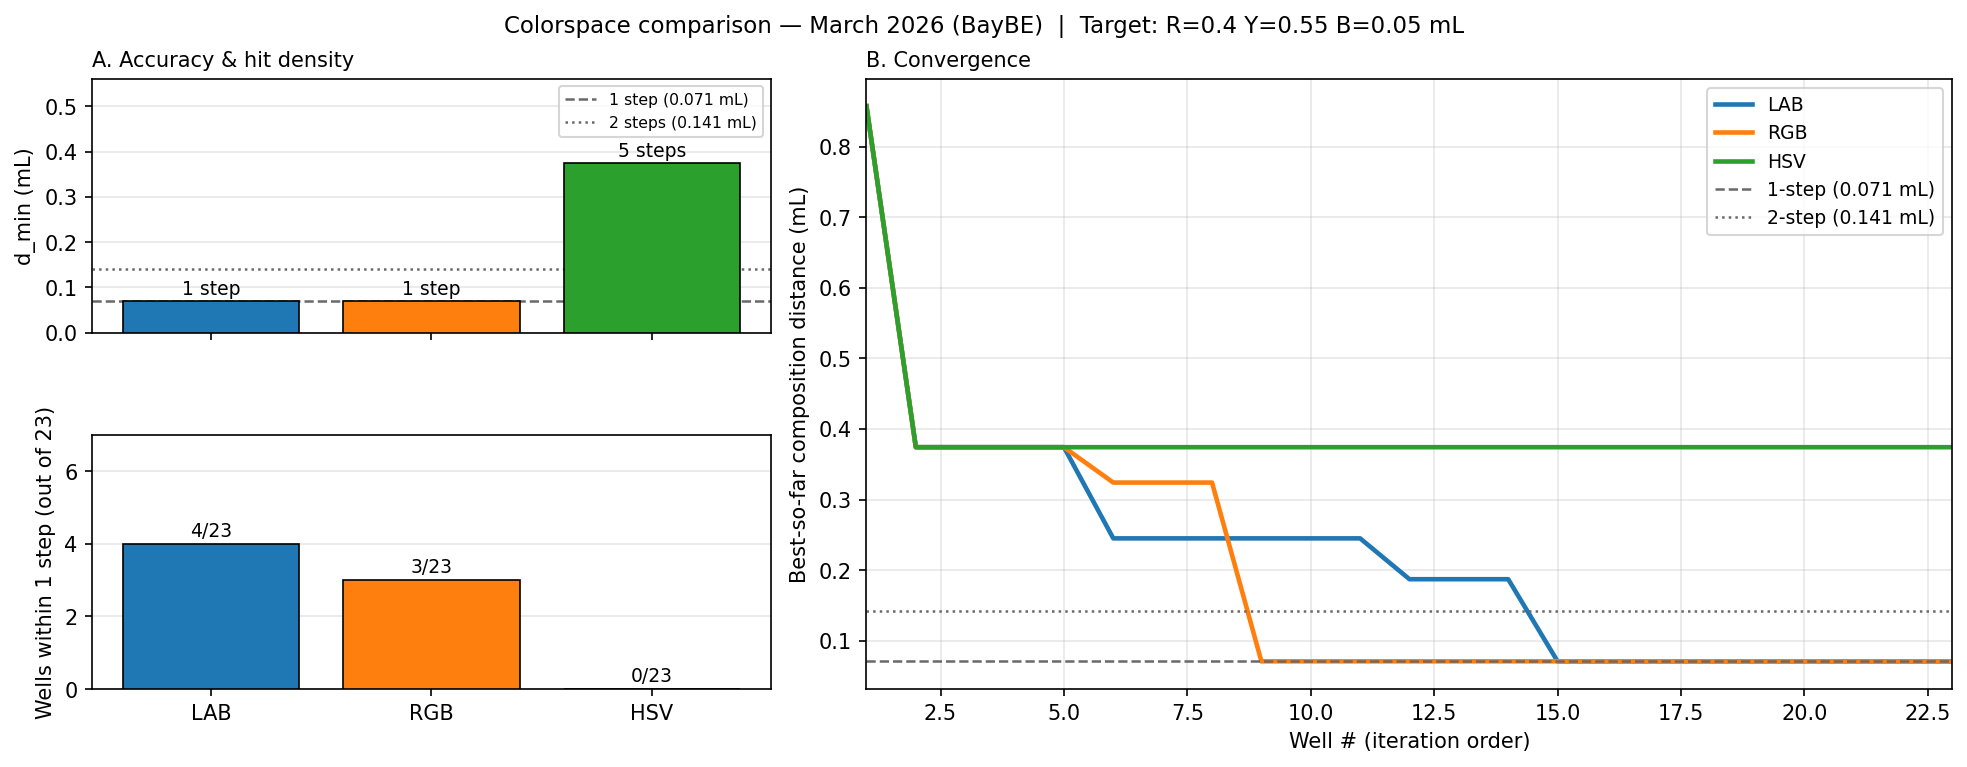

The Python source for this figure:
"""
Colorspace comparison for March 2026 color-matching runs — LAB / RGB / HSV only.

All three use BayBE optimizer, same target recipe:
  Target recipe: R=0.40 mL, Y=0.55 mL, B=0.05 mL
"""

import pandas as pd
import numpy as np
import pathlib
import matplotlib.pyplot as plt
import sys
sys.stdout.reconfigure(encoding="utf-8")

ROOT = pathlib.Path(r"C:\Users\owenm\OneDrive\Desktop\Master Budget Dispenser\actuator-dispenser")
BASE = ROOT / "output" / "color_matching_workflow" / "Color_Matching_BO_March2026"
OUT  = ROOT / "output" / "color_matching_workflow" / "analysis"

TARGET_R, TARGET_Y, TARGET_B = 0.40, 0.55, 0.05

STEP = 0.05
D1   = np.sqrt(2) * STEP
D2   = np.sqrt(2) * 2 * STEP
TIE_TOL = 1e-4

runs = [
    ("20260320_081432_LAB",                  "LAB"),
    ("20260320_102831_RGB",                  "RGB"),
    ("20260320_123918_HSV_No_AllWells_Photo", "HSV"),
]

COLORS = {"LAB": "#1f77b4", "RGB": "#ff7f0e", "HSV": "#2ca02c"}


def steps_from_d(d):
    return d / (np.sqrt(2) * STEP)


# ── collect per-run stats ──────────────────────────────────────────────────────
results = []
run_dfs = {}

for folder, label in runs:
    df   = pd.read_csv(BASE / folder / "color_matching_results.csv")
    data = df[df["well"] != "Target"].copy()
    data["well_num"] = pd.to_numeric(data["well"], errors="coerce")
    data = data.dropna(subset=["well_num"]).sort_values("well_num").reset_index(drop=True)

    data["d_input"] = np.sqrt(
        (data["R_volume_ml"] - TARGET_R)**2 +
        (data["Y_volume_ml"] - TARGET_Y)**2 +
        (data["B_volume_ml"] - TARGET_B)**2
    )

    n_total = len(data)
    d_min   = data["d_input"].min()
    n_hits1 = (data["d_input"] <= D1 + 1e-9).sum()
    n_hits2 = (data["d_input"] <= D2 + 1e-9).sum()

    best_obj_idx  = data["output"].idxmin()
    best_obj_row  = data.loc[best_obj_idx]
    best_obj_d    = best_obj_row["d_input"]

    global_best_obj  = data["output"].min()
    data["run_min"]  = data["output"].expanding().min()
    first_found_iter = int(data.loc[(data["run_min"] <= global_best_obj + 1e-9).idxmax(), "well_num"])

    hits1_mask       = data["d_input"] <= D1 + 1e-9
    first_1step_iter = int(data.loc[hits1_mask, "well_num"].min()) if hits1_mask.any() else None

    best_d_row = data.loc[data["d_input"].idxmin()]

    tied_mask   = data["d_input"] <= d_min + TIE_TOL
    n_tied      = int(tied_mask.sum())
    obj_correct = best_obj_d <= d_min + TIE_TOL
    steps_obj   = steps_from_d(best_obj_d)
    steps_best  = steps_from_d(d_min)
    steps_gap   = steps_obj - steps_best

    if obj_correct:
        alignment_str = f"YES — picked 1 of {n_tied} tied well(s) at {steps_best:.1f} steps"
    else:
        alignment_str = (
            f"NO  — objective picked {steps_obj:.1f} steps; "
            f"true best was {steps_best:.1f} steps ({steps_gap:+.1f} gap); "
            f"{n_tied} well(s) tied at best"
        )

    results.append({
        "label":            label,
        "n_total":          n_total,
        "d_min_mL":         round(d_min, 4),
        "steps_off":        round(steps_best, 2),
        "n_hits_1step":     int(n_hits1),
        "pct_hits_1step":   round(100 * n_hits1 / n_total, 1),
        "n_hits_2step":     int(n_hits2),
        "pct_hits_2step":   round(100 * n_hits2 / n_total, 1),
        "first_found_iter": first_found_iter,
        "pct_used_to_find": round(100 * first_found_iter / n_total, 1),
        "first_1step_iter": first_1step_iter,
        "pct_used_1step":   round(100 * first_1step_iter / n_total, 1) if first_1step_iter is not None else None,
        "obj_correct":      obj_correct,
        "n_tied_at_best":   n_tied,
        "steps_obj":        round(steps_obj, 2),
        "steps_best":       round(steps_best, 2),
        "steps_gap":        round(steps_gap, 2),
        "alignment_str":    alignment_str,
        "best_obj_R":       best_obj_row["R_volume_ml"],
        "best_obj_Y":       best_obj_row["Y_volume_ml"],
        "best_obj_B":       best_obj_row["B_volume_ml"],
        "best_obj_d":       round(best_obj_d, 4),
        "best_d_R":         best_d_row["R_volume_ml"],
        "best_d_Y":         best_d_row["Y_volume_ml"],
        "best_d_B":         best_d_row["B_volume_ml"],
    })
    run_dfs[label] = data

summary = pd.DataFrame(results)

# ── print summary ──────────────────────────────────────────────────────────────
print("=" * 72)
print(f"TARGET: R={TARGET_R}  Y={TARGET_Y}  B={TARGET_B}")
print(f"Grid step: {STEP} mL  |  D1 ~= {D1:.4f} mL  |  D2 ~= {D2:.4f} mL")
print("=" * 72)

for r in results:
    print(f"\n{'─'*60}")
    print(f"  {r['label']}  ({r['n_total']} wells)")
    print(f"  1. Accuracy:    d_min = {r['d_min_mL']:.4f} mL  ~= {r['steps_off']:.2f} grid steps")
    print(f"                  best-by-composition: R={r['best_d_R']:.2f}  Y={r['best_d_Y']:.2f}  B={r['best_d_B']:.2f}")
    print(f"  2. Hit density: ≤1 step: {r['n_hits_1step']:2d}/{r['n_total']}   ≤2 steps: {r['n_hits_2step']:2d}/{r['n_total']}")
    print(f"  3. Alignment:   {r['alignment_str']}")

print(f"\n{'='*72}")
print(summary[["label","d_min_mL","steps_off","n_hits_1step","n_hits_2step","obj_correct","steps_gap"]].to_string(index=False))

# ── save CSVs ──────────────────────────────────────────────────────────────────
csv_summary = OUT / "mar26_colorspace_comparison.csv"
summary.to_csv(csv_summary, index=False)
print(f"\nSummary CSV saved → {csv_summary}")

conv_df = pd.DataFrame({"well": run_dfs[list(run_dfs)[0]]["well_num"].values})
for label, data in run_dfs.items():
    conv_df[f"d_input_{label}"]     = data["d_input"].values
    conv_df[f"best_so_far_{label}"] = data["d_input"].expanding().min().values
csv_conv = OUT / "mar26_colorspace_comparison_convergence.csv"
conv_df.to_csv(csv_conv, index=False)
print(f"Convergence CSV saved → {csv_conv}")

# ── figure ─────────────────────────────────────────────────────────────────────
labels     = [r["label"] for r in results]
x          = np.arange(len(labels))
bar_colors = [COLORS[l] for l in labels]
n_total    = results[0]["n_total"]

fig = plt.figure(figsize=(13, 5), constrained_layout=True)
gs  = fig.add_gridspec(2, 2, width_ratios=[1, 1.6], hspace=0.12)
ax_acc  = fig.add_subplot(gs[0, 0])
ax_hit  = fig.add_subplot(gs[1, 0])
ax_conv = fig.add_subplot(gs[:, 1])

# panel A top: d_min
bars = ax_acc.bar(x, [r["d_min_mL"] for r in results],
                  color=bar_colors, edgecolor="k", linewidth=0.8, zorder=3)
ax_acc.axhline(D1, color="dimgrey", ls="--", lw=1.2, zorder=2, label=f"1 step ({D1:.3f} mL)")
ax_acc.axhline(D2, color="dimgrey", ls=":",  lw=1.2, zorder=2, label=f"2 steps ({D2:.3f} mL)")
for bar, r in zip(bars, results):
    cx, h = bar.get_x() + bar.get_width() / 2, bar.get_height()
    steps = int(round(r["steps_off"]))
    label_str = "exact" if steps == 0 else f"{steps} step{'s' if steps != 1 else ''}"
    ax_acc.text(cx, h + 0.005, label_str, ha="center", va="bottom", fontsize=9)
ax_acc.set_xticks(x); ax_acc.set_xticklabels([])
ax_acc.set_ylabel("d_min (mL)")
ax_acc.set_ylim(0, max(r["d_min_mL"] for r in results) * 1.5)
ax_acc.set_title("A. Accuracy & hit density", fontsize=10, loc="left")
ax_acc.legend(fontsize=7.5, loc="upper right")
ax_acc.grid(axis="y", alpha=0.3, zorder=0)

# panel A bottom: hit count
bars2 = ax_hit.bar(x, [r["n_hits_1step"] for r in results],
                   color=bar_colors, edgecolor="k", linewidth=0.8, zorder=3)
for bar, r in zip(bars2, results):
    cx, h = bar.get_x() + bar.get_width() / 2, bar.get_height()
    ax_hit.text(cx, h + 0.1, f"{r['n_hits_1step']}/{n_total}",
                ha="center", va="bottom", fontsize=9)
ax_hit.set_xticks(x); ax_hit.set_xticklabels(labels, fontsize=10)
ax_hit.set_ylabel(f"Wells within 1 step (out of {n_total})")
ax_hit.set_ylim(0, max(r["n_hits_1step"] for r in results) * 1.5 + 1)
ax_hit.grid(axis="y", alpha=0.3, zorder=0)

# panel B: convergence
for label, data in run_dfs.items():
    ax_conv.plot(data["well_num"], data["d_input"].expanding().min(),
                 color=COLORS[label], lw=2.2, label=label)
ax_conv.axhline(D1, color="dimgrey", ls="--", lw=1.2, label=f"1-step ({D1:.3f} mL)")
ax_conv.axhline(D2, color="dimgrey", ls=":",  lw=1.2, label=f"2-step ({D2:.3f} mL)")
ax_conv.set_xlabel("Well # (iteration order)")
ax_conv.set_ylabel("Best-so-far composition distance (mL)")
ax_conv.set_title("B. Convergence", fontsize=10, loc="left")
ax_conv.legend(fontsize=9)
ax_conv.grid(alpha=0.3)
ax_conv.set_xlim(1, n_total)

fig.suptitle(
    f"Colorspace comparison — March 2026 (BayBE)  |  Target: R={TARGET_R} Y={TARGET_Y} B={TARGET_B} mL",
    fontsize=11
)

fig_out = OUT / "mar26_colorspace_comparison.png"
fig.savefig(fig_out, dpi=150, bbox_inches="tight")
print(f"Figure saved → {fig_out}")

plt.show()
